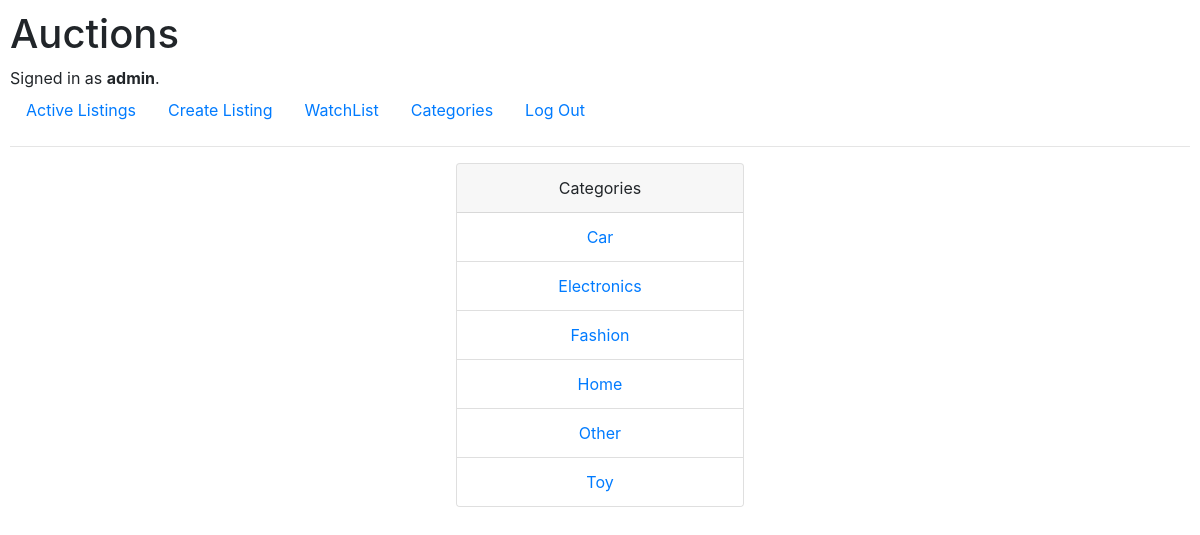
The page /categories (signed in) on the database its author committed.
### auctions/models.py (models this page shows, shortened)
class User(AbstractUser):
    pass

class Category(models.Model):
    categoryvalue=models.CharField(max_length=20,blank=True)

### auctions/views.py (the view)
# urls.py: path("categories",views.list_by_categories,name="categories"),
def list_by_categories(request):
    return render(request,'auctions/categories.html',{
        'categories':Category.objects.all().order_by('categoryvalue')
    })

### auctions/templates/auctions/categories.html (shortened to what this page needs)
{% extends "auctions/layout.html" %}
{%block body%}
    <div class="card text-center mx-auto" style="width: 18rem;">
        <div class="card-header">
            Categories
        </div>
        <ul class="list-group list-group-flush">
            {% for category in categories%}
                <li class="list-group-item"><a href="{% url 'auctioncategory' category.id%}">{{category.categoryvalue}}</a></li>
            {%endfor%}
        </ul>
    </div>
{%endblock%}

### auctions/templates/auctions/layout.html (shortened to what this page needs)
{% load static %}
<!DOCTYPE html>
<html lang="en">
    <head>
        <link rel="stylesheet" href="https://stackpath.bootstrapcdn.com/bootstrap/4.4.1/css/bootstrap.min.css">
        <link href="{% static 'auctions/styles.css' %}" rel="stylesheet">
    </head>
    <body>
        <h1>Auctions</h1>
        <div>
            {% if user.is_authenticated %}
                Signed in as <strong>{{ user.username }}</strong>.
            {% else %}
                Not signed in.
            {% endif %}
        </div>
        <ul class="nav">
            <li class="nav-item">
                <a class="nav-link" href="{% url 'index' %}">Active Listings</a>
            </li>
            {% if user.is_authenticated %}
            <li class="nav-item">
                <a class="nav-link" href="{% url 'create' %}">Create Listing</a>
            </li>
            <li class="nav-item">
                <a class="nav-link" href="{% url 'watchlist'%}">WatchList </a>
            </li>
            <li class="nav-item">
                <a class="nav-link" href="{% url 'categories' %}">Categories</a>
            </li>
             <li class="nav-item">
                <a class="nav-link" href="{% url 'logout' %}">Log Out</a>
            </li>
            {% endif %}
        </ul>
        <hr>
        {% block body %}
        {% endblock %}
    </body>
</html>

### auctions/static/auctions/styles.css (style rules this page uses)
body { padding: 10px; }

### rows shown on the page
User: username "admin"
Category: categoryvalue "Car"
Category: categoryvalue "Electronics"
Category: categoryvalue "Fashion"
Category: categoryvalue "Home"
Category: categoryvalue "Other"
Category: categoryvalue "Toy"
